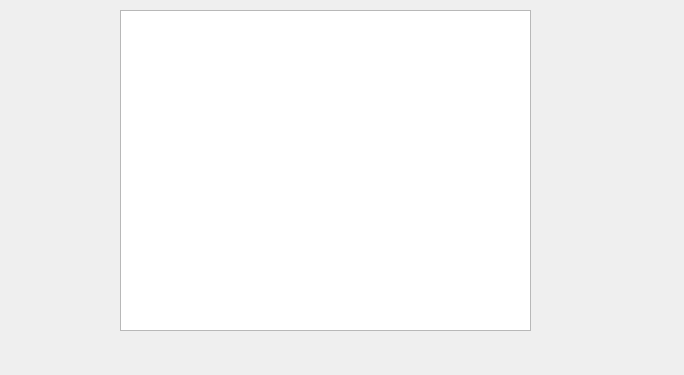
<?xml version="1.0" encoding="UTF-8"?>
<ui version="4.0">
 <class>ShowMembers</class>
 <widget class="QWidget" name="ShowMembers">
  <property name="geometry">
   <rect>
    <x>0</x>
    <y>0</y>
    <width>684</width>
    <height>375</height>
   </rect>
  </property>
  <property name="windowTitle">
   <string>Form</string>
  </property>
  <widget class="QListView" name="listView">
   <property name="geometry">
    <rect>
     <x>120</x>
     <y>10</y>
     <width>411</width>
     <height>321</height>
    </rect>
   </property>
  </widget>
 </widget>
 <resources/>
 <connections/>
</ui>
